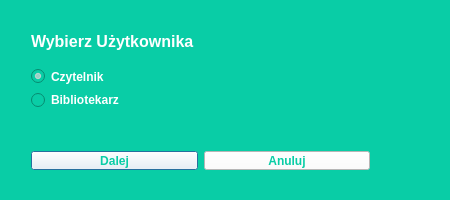
<?xml version="1.0" encoding="UTF-8"?>
<ui version="4.0">
 <class>WyborUzytkownika</class>
 <widget class="QDialog" name="WyborUzytkownika">
  <property name="geometry">
   <rect>
    <x>0</x>
    <y>0</y>
    <width>450</width>
    <height>200</height>
   </rect>
  </property>
  <property name="windowTitle">
   <string>Wybór użytkownika</string>
  </property>
  <property name="styleSheet">
   <string notr="true">background-color: rgb(9, 205, 166);</string>
  </property>
  <widget class="QWidget" name="layoutWidget">
   <property name="geometry">
    <rect>
     <x>20</x>
     <y>10</y>
     <width>291</width>
     <height>111</height>
    </rect>
   </property>
   <layout class="QVBoxLayout" name="verticalLayout_2">
    <item>
     <widget class="QLabel" name="label">
      <property name="font">
       <font>
        <family>MS Shell Dlg 2</family>
        <pointsize>8</pointsize>
        <weight>9</weight>
        <italic>false</italic>
        <bold>false</bold>
       </font>
      </property>
      <property name="styleSheet">
       <string notr="true">color: rgb(255, 255, 255);
font: 75 8pt &quot;MS Shell Dlg 2&quot;;</string>
      </property>
      <property name="text">
       <string>&lt;html&gt;&lt;head/&gt;&lt;body&gt;&lt;p&gt;&lt;span style=&quot; font-size:12pt; font-weight:600;&quot;&gt;Wybierz Użytkownika&lt;/span&gt;&lt;/p&gt;&lt;/body&gt;&lt;/html&gt;</string>
      </property>
     </widget>
    </item>
    <item>
     <layout class="QVBoxLayout" name="verticalLayout">
      <item>
       <widget class="QRadioButton" name="radioButton1">
        <property name="font">
         <font>
          <weight>75</weight>
          <bold>true</bold>
         </font>
        </property>
        <property name="styleSheet">
         <string notr="true">color: rgb(255, 255, 255);
border-color: rgb(255, 255, 255);</string>
        </property>
        <property name="text">
         <string>Czytelnik</string>
        </property>
        <property name="checked">
         <bool>true</bool>
        </property>
       </widget>
      </item>
      <item>
       <widget class="QRadioButton" name="radioButton2">
        <property name="font">
         <font>
          <weight>75</weight>
          <bold>true</bold>
         </font>
        </property>
        <property name="styleSheet">
         <string notr="true">color: rgb(255, 255, 255);</string>
        </property>
        <property name="text">
         <string>Bibliotekarz</string>
        </property>
       </widget>
      </item>
     </layout>
    </item>
   </layout>
  </widget>
  <widget class="QWidget" name="layoutWidget">
   <property name="geometry">
    <rect>
     <x>20</x>
     <y>140</y>
     <width>361</width>
     <height>41</height>
    </rect>
   </property>
   <layout class="QHBoxLayout" name="horizontalLayout">
    <item>
     <widget class="QPushButton" name="pushButton">
      <property name="font">
       <font>
        <weight>75</weight>
        <bold>true</bold>
       </font>
      </property>
      <property name="styleSheet">
       <string notr="true">background-color: rgb(255, 255, 255);
border-color: rgb(255, 255, 255);
color: rgb(9, 205, 166);</string>
      </property>
      <property name="text">
       <string>Dalej</string>
      </property>
     </widget>
    </item>
    <item>
     <widget class="QPushButton" name="pushButton_2">
      <property name="font">
       <font>
        <weight>75</weight>
        <bold>true</bold>
       </font>
      </property>
      <property name="styleSheet">
       <string notr="true">background-color: rgb(255, 255, 255);
color: rgb(9, 205, 166);</string>
      </property>
      <property name="text">
       <string>Anuluj</string>
      </property>
     </widget>
    </item>
   </layout>
  </widget>
 </widget>
 <layoutdefault spacing="6" margin="11"/>
 <resources/>
 <connections/>
</ui>
